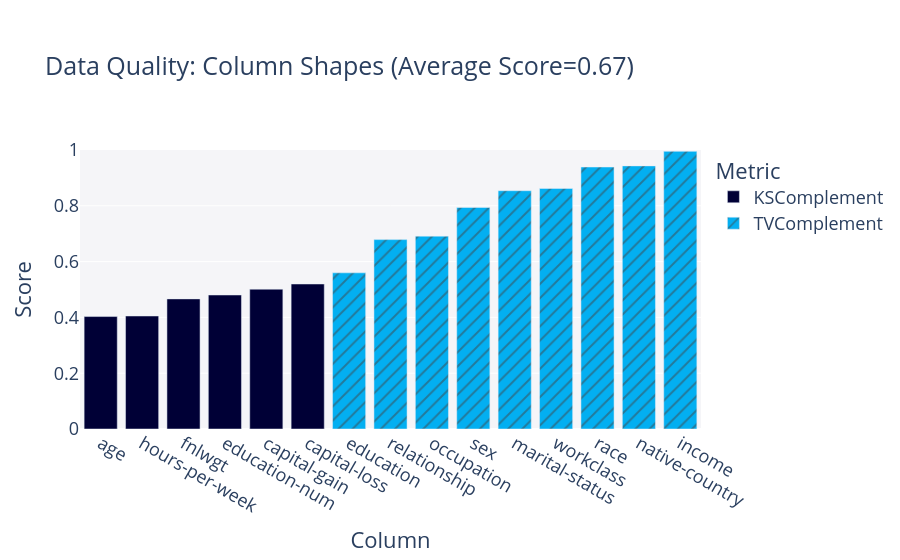

Source (notebook cell):
### Code cell
metadata = convert_metadata_to_sdm_format(full_ds.description.schema)
quality_report = QualityReport()
quality_report.generate(train_ds.data, synth_data.data, metadata)
fig = quality_report.get_visualization(property_name='Column Shapes')
fig.show()
quality_report


results_exp['Column Pair Trends'] = quality_report.get_details('Column Pair Trends').mean()['Score']
results_exp['Column Shapes'] = quality_report.get_details('Column Shapes').mean()['Score']

### Figure 1 — Plotly figure (JSON) as saved in the notebook; plotly's stock layout.template omitted (floating-point values rounded to 4 significant figures)
{"data": [{"customdata": [["KSComplement"], ["KSComplement"], ["KSComplement"], ["KSComplement"], ["KSComplement"], ["KSComplement"]], "hovertemplate": "<b>%{hovertext}</b><br><br>Metric=%{customdata[0]}<br>Score=%{y}<extra></extra>", "hovertext": ["age", "fnlwgt", "education-num", "capital-gain", "capital-loss", "hours-per-week"], "legendgroup": "KSComplement", "marker": {"color": "#000036", "pattern": {"shape": ""}}, "name": "KSComplement", "orientation": "v", "showlegend": true, "textposition": "auto", "type": "bar", "x": ["age", "fnlwgt", "education-num", "capital-gain", "capital-loss", "hours-per-week"], "xaxis": "x", "y": [0.403, 0.4663, 0.4803, 0.5011, 0.5197, 0.405], "yaxis": "y"}, {"customdata": [["TVComplement"], ["TVComplement"], ["TVComplement"], ["TVComplement"], ["TVComplement"], ["TVComplement"], ["TVComplement"], ["TVComplement"], ["TVComplement"]], "hovertemplate": "<b>%{hovertext}</b><br><br>Metric=%{customdata[0]}<br>Score=%{y}<extra></extra>", "hovertext": ["workclass", "education", "marital-status", "occupation", "relationship", "race", "sex", "native-country", "income"], "legendgroup": "TVComplement", "marker": {"color": "#03AFF1", "pattern": {"shape": "/"}}, "name": "TVComplement", "orientation": "v", "showlegend": true, "textposition": "auto", "type": "bar", "x": ["workclass", "education", "marital-status", "occupation", "relationship", "race", "sex", "native-country", "income"], "xaxis": "x", "y": [0.8621, 0.5597, 0.8541, 0.6913, 0.6788, 0.939, 0.794, 0.9431, 0.9951], "yaxis": "y"}], "layout": {"barmode": "relative", "font": {"size": 18}, "legend": {"title": {"text": "Metric"}, "tracegroupgap": 0}, "margin": {"t": 150}, "plot_bgcolor": "#F5F5F8", "title": {"text": "Data Quality: Column Shapes (Average Score=0.67)"}, "xaxis": {"anchor": "y", "categoryorder": "total ascending", "domain": [0, 1], "title": {"text": "Column"}}, "yaxis": {"anchor": "x", "domain": [0, 1], "range": [0, 1], "title": {"text": "Score"}}}}
